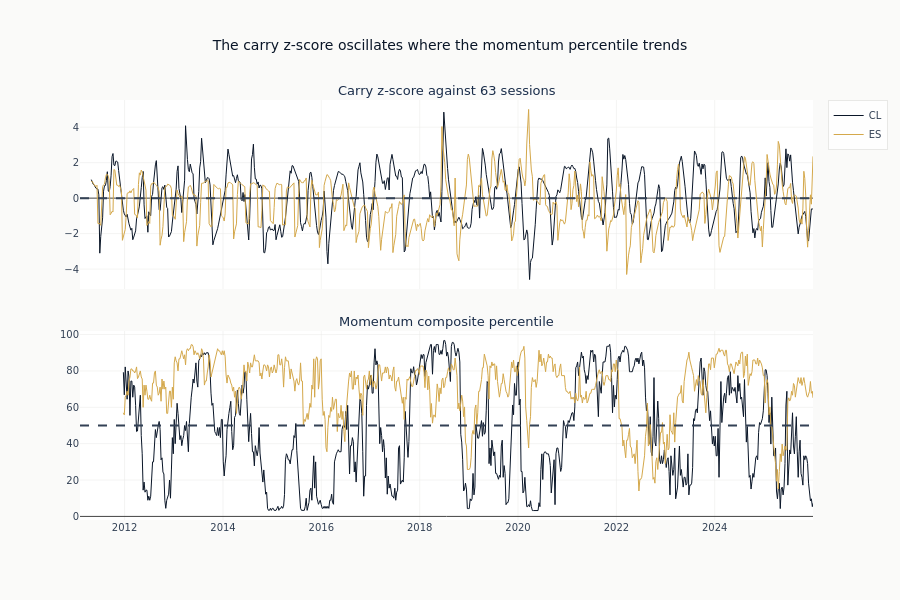

Notebook code cell kept with this figure:
### Markdown cell above
### F7. Two signals through time

Two of the families side by side, sampled on the rebalance dates rather than on every session,
because a value the strategy never reads is not a value it can act on. Crude oil and the S&P 500
e-mini are drawn because they sit at opposite ends of the roll cycle, monthly against quarterly,
and a second pair would only add lines over the same shape.

The carry z-score is a distance from a product's own recent history, so it is bounded and pulled
back to zero; the momentum composite is a standing among the other 29 products, so it can sit at
one end of the range for years. A signal that oscillates and a signal that trends need different
holding periods, which is why both are in the matrix.

### Code cell
KEY_PRODUCTS = {"CL": COLORS["blue"], "ES": COLORS["amber"]}
decisions = front.filter(pl.col("timestamp").is_in(DECISION_DATES)).sort("timestamp")
fig = make_subplots(
    rows=2,
    cols=1,
    shared_xaxes=True,
    subplot_titles=["Carry z-score against 63 sessions", "Momentum composite percentile"],
    vertical_spacing=0.1,
)
for product, color in KEY_PRODUCTS.items():
    series = decisions.filter(pl.col("product") == product)
    for row, column in ((1, "carry_zscore_63d"), (2, "momentum_composite")):
        fig.add_trace(
            go.Scatter(
                x=series["timestamp"].to_list(),
                y=series[column].to_list(),
                name=product,
                line=dict(width=1, color=color),
                showlegend=row == 1,
            ),
            row=row,
            col=1,
        )
fig.add_hline(y=0, line_dash="dash", line_color=COLORS["neutral"], row=1, col=1)
fig.add_hline(y=50, line_dash="dash", line_color=COLORS["neutral"], row=2, col=1)
fig.update_layout(
    height=600, title_text="The carry z-score oscillates where the momentum percentile trends"
)
style_subplot_titles(fig)
show_plotly_with_alt(
    fig,
    "Two stacked time-series panels for crude oil and the E-mini S&P 500 from 2011 to 2025. The "
    "upper panel plots the carry z-score against 63 sessions: both series cross zero constantly, "
    "in rapid spikes reaching roughly plus or minus 4, with no sustained excursion. The lower "
    "panel plots the momentum composite percentile on a 0 to 100 scale against a dashed rule at "
    "50: both series move in long slow arcs that hold near the top or the bottom of the range "
    "for months at a time. The contrast between the two panels is the point.",
)

### Figure 1 — Plotly figure (JSON) as saved in the notebook; plotly's stock layout.template omitted (floating-point values rounded to 4 significant figures; data arrays with more than 128 entries replaced by an {"elided": "..."} marker saying what was removed)
{"data": [{"line": {"color": "#0a1628", "width": 1}, "name": "CL", "showlegend": true, "type": "scatter", "x": {"elided": "777 str values"}, "xaxis": "x", "y": {"elided": "777 float values"}, "yaxis": "y"}, {"line": {"color": "#0a1628", "width": 1}, "name": "CL", "showlegend": false, "type": "scatter", "x": {"elided": "777 str values"}, "xaxis": "x2", "y": {"elided": "777 float values"}, "yaxis": "y2"}, {"line": {"color": "#D4A84B", "width": 1}, "name": "ES", "showlegend": true, "type": "scatter", "x": {"elided": "778 str values"}, "xaxis": "x", "y": {"elided": "778 float values"}, "yaxis": "y"}, {"line": {"color": "#D4A84B", "width": 1}, "name": "ES", "showlegend": false, "type": "scatter", "x": {"elided": "778 str values"}, "xaxis": "x2", "y": {"elided": "778 float values"}, "yaxis": "y2"}], "layout": {"annotations": [{"font": {"color": "#1a2d4a", "size": 13}, "showarrow": false, "text": "Carry z-score against 63 sessions", "x": 0.5, "xanchor": "center", "xref": "paper", "y": 1.0, "yanchor": "bottom", "yref": "paper"}, {"font": {"color": "#1a2d4a", "size": 13}, "showarrow": false, "text": "Momentum composite percentile", "x": 0.5, "xanchor": "center", "xref": "paper", "y": 0.45, "yanchor": "bottom", "yref": "paper"}], "height": 600, "shapes": [{"line": {"color": "#334155", "dash": "dash"}, "type": "line", "x0": 0, "x1": 1, "xref": "x domain", "y0": 0, "y1": 0, "yref": "y"}, {"line": {"color": "#334155", "dash": "dash"}, "type": "line", "x0": 0, "x1": 1, "xref": "x2 domain", "y0": 50, "y1": 50, "yref": "y2"}], "title": {"text": "The carry z-score oscillates where the momentum percentile trends"}, "xaxis": {"anchor": "y", "domain": [0.0, 1.0], "matches": "x2", "showticklabels": false}, "xaxis2": {"anchor": "y2", "domain": [0.0, 1.0]}, "yaxis": {"anchor": "x", "domain": [0.55, 1.0]}, "yaxis2": {"anchor": "x2", "domain": [0.0, 0.45]}}}
